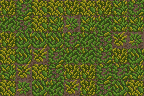

Below is a game level as drawn by its tile map, then a one-line description and the .tmx file that defines it, in full:
An orthogonal 9x6 tile map with 16x16 px tiles, 2 tile layers (Tile Layer 1, Furniture).

<map version="1.8" tiledversion="1.8.0" orientation="orthogonal" renderorder="right-down" width="9" height="6" tilewidth="16" tileheight="16" infinite="0" nextlayerid="3" nextobjectid="1">
 <tileset firstgid="1" source="Forest.tsx" />
 <layer id="1" name="Tile Layer 1" width="9" height="6">
  <data encoding="csv">
42,79,44,44,42,44,42,77,79,
112,114,44,77,78,77,112,77,77,
42,43,43,43,79,112,114,113,78,
44,43,113,79,112,112,79,42,43,
77,113,44,114,42,42,79,79,77,
44,78,43,112,113,42,114,43,44
</data>
 </layer>
 <layer id="2" name="Furniture" width="9" height="6">
  <data encoding="csv">
0,0,0,0,0,0,0,0,0,
0,0,0,0,0,0,0,0,0,
0,0,0,0,0,0,0,0,0,
0,0,0,0,0,0,0,0,0,
0,0,0,0,0,0,0,0,0,
0,0,0,0,0,0,0,0,0
</data>
 </layer>
</map>